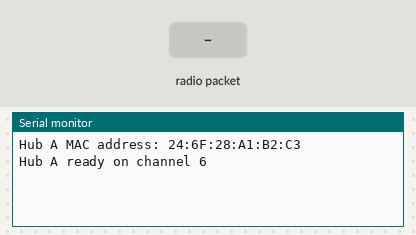
The sketch below on a simulated ESP8266 (NodeMCU). Shown: the last lines printed to the serial monitor. The test bench sets the inputs (shaded band).

Above: at 1.2 s.
1.3 s: radio packet "1" arrives
At 2.5 s:
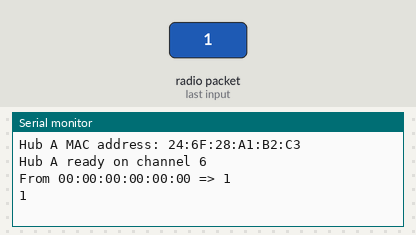
2.8 s: radio packet "0" arrives
At 3.9 s:
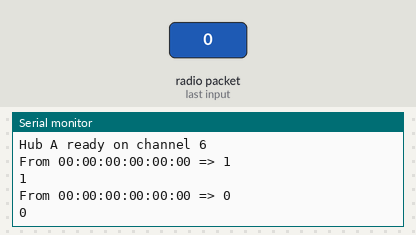
4.3 s: radio packet "2" arrives
At 5.1 s:
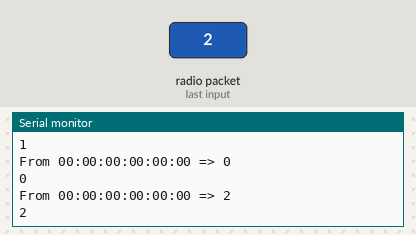

The sketch:

hub_a_espnow.ino
```cpp
#include <ESP8266WiFi.h>
#include <espnow.h>

// ====== CONFIG ======

// Wi-Fi channel must match your remote (from its #define ESPNOW_CHANNEL)
#define ESPNOW_CHANNEL 6

// UART config to talk to Hub B
#define HUB_B_SERIAL Serial
#define HUB_B_BAUD   115200

// =====================

// Called when ESP-NOW data is received
void onReceive(uint8_t *mac, uint8_t *incomingData, uint8_t len) {
  char macStr[18];
  snprintf(macStr, sizeof(macStr), "%02X:%02X:%02X:%02X:%02X:%02X",
           mac[0], mac[1], mac[2], mac[3], mac[4], mac[5]);

  String msg = String((char*)incomingData).substring(0, len);
  Serial.printf("From %s => %s\n", macStr, msg.c_str());

  // Forward JSON directly to Hub B
  HUB_B_SERIAL.println(msg);
}

void setup() {
  Serial.begin(115200);
  HUB_B_SERIAL.begin(HUB_B_BAUD);

  // Print the Wi-Fi MAC address so you can paste it into your remote sketch
  Serial.print("Hub A MAC address: ");
  Serial.println(WiFi.macAddress());

  WiFi.mode(WIFI_STA);
  WiFi.disconnect();

  if (esp_now_init() != 0) {
    Serial.println("ESP-NOW init failed!");
    ESP.restart();
  }

  esp_now_set_self_role(ESP_NOW_ROLE_COMBO);
  esp_now_register_recv_cb(onReceive);

  // Channel lock
  wifi_promiscuous_enable(true);
  wifi_set_channel(ESPNOW_CHANNEL);
  wifi_promiscuous_enable(false);

  Serial.printf("Hub A ready on channel %d\n", ESPNOW_CHANNEL);
}

void loop() {
  // Nothing here — ESP-NOW callback handles all messages
}
```

Measured:
- after the input at 1.3 s, the serial monitor: prints a new line at once (image 1)
- after the input at 2.8 s, the serial monitor: prints a new line at once (image 2)
- after the input at 4.3 s, the serial monitor: prints a new line at once (image 3)
